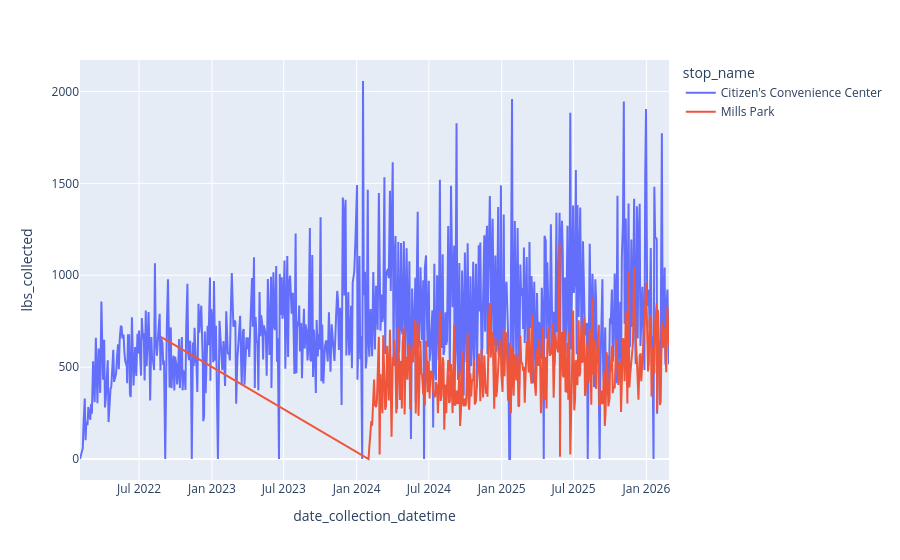

Here is the notebook cell this chart was saved with:
### Markdown cell above
Exploring the line chart above revealed an important nature of the data, which is that after Mills Park was added, there can be multiple collections in the same day. This makes the data have completely straight vertical lines in the chart. To get a better representation of the daily fluctuation in food waste recycling, I should be adding all collections at the day level, and then rechart to notice the difference. However, before doing so, I should remove the erroneous collection record for Mills Park in 2022. It's clearly throwing the chart off as shown below, when we add lines for each stop name:

### Code cell
df_lineplot_by_stop = px.line(df, x='date_collection_datetime', y='lbs_collected', color='stop_name')
df_lineplot_by_stop.show()

### Figure 1 — Plotly figure (JSON) as saved in the notebook; plotly's stock layout.template omitted (floating-point values rounded to 4 significant figures; data arrays with more than 128 entries replaced by an {"elided": "..."} marker saying what was removed)
{"data": [{"hovertemplate": "stop_name=Citizen's Convenience Center<br>date_collection_datetime=%{x}<br>lbs_collected=%{y}<extra></extra>", "legendgroup": "Citizen's Convenience Center", "line": {"color": "#636efa", "dash": "solid"}, "marker": {"symbol": "circle"}, "mode": "lines", "name": "Citizen's Convenience Center", "orientation": "v", "showlegend": true, "type": "scatter", "x": {"elided": "631 str values"}, "xaxis": "x", "y": {"elided": "631 float values"}, "yaxis": "y"}, {"hovertemplate": "stop_name=Mills Park<br>date_collection_datetime=%{x}<br>lbs_collected=%{y}<extra></extra>", "legendgroup": "Mills Park", "line": {"color": "#EF553B", "dash": "solid"}, "marker": {"symbol": "circle"}, "mode": "lines", "name": "Mills Park", "orientation": "v", "showlegend": true, "type": "scatter", "x": {"elided": "325 str values"}, "xaxis": "x", "y": {"elided": "325 float values"}, "yaxis": "y"}], "layout": {"legend": {"title": {"text": "stop_name"}, "tracegroupgap": 0}, "margin": {"t": 60}, "xaxis": {"anchor": "y", "domain": [0, 1], "title": {"text": "date_collection_datetime"}}, "yaxis": {"anchor": "x", "domain": [0, 1], "title": {"text": "lbs_collected"}}}}
